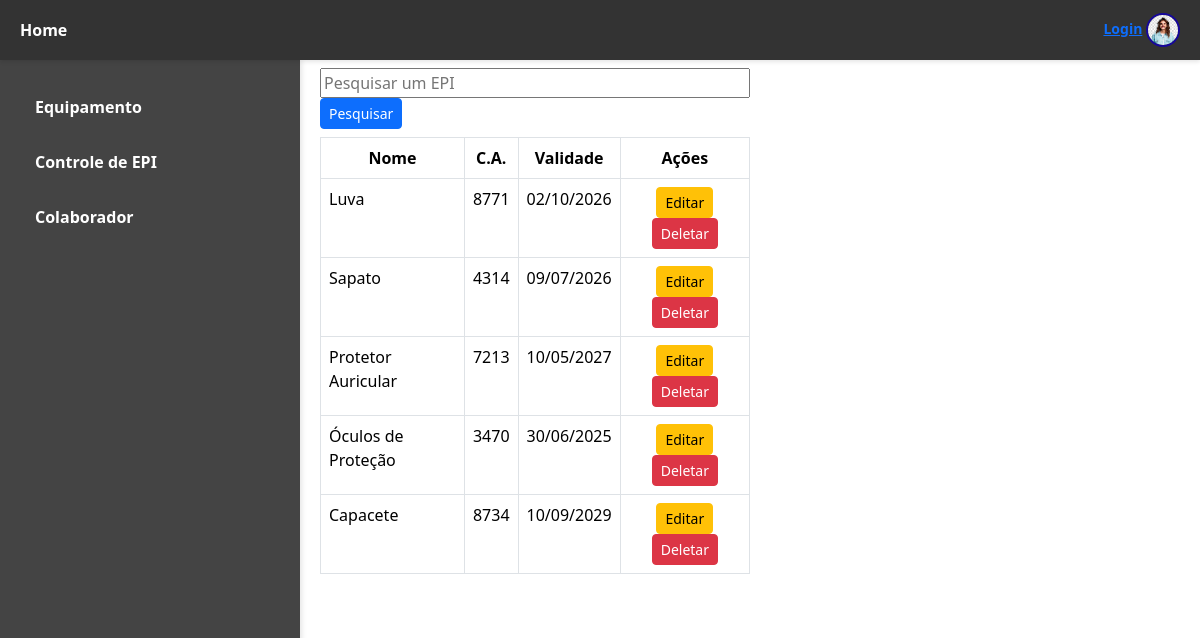
Page /atualizar/ on the earlier database version.
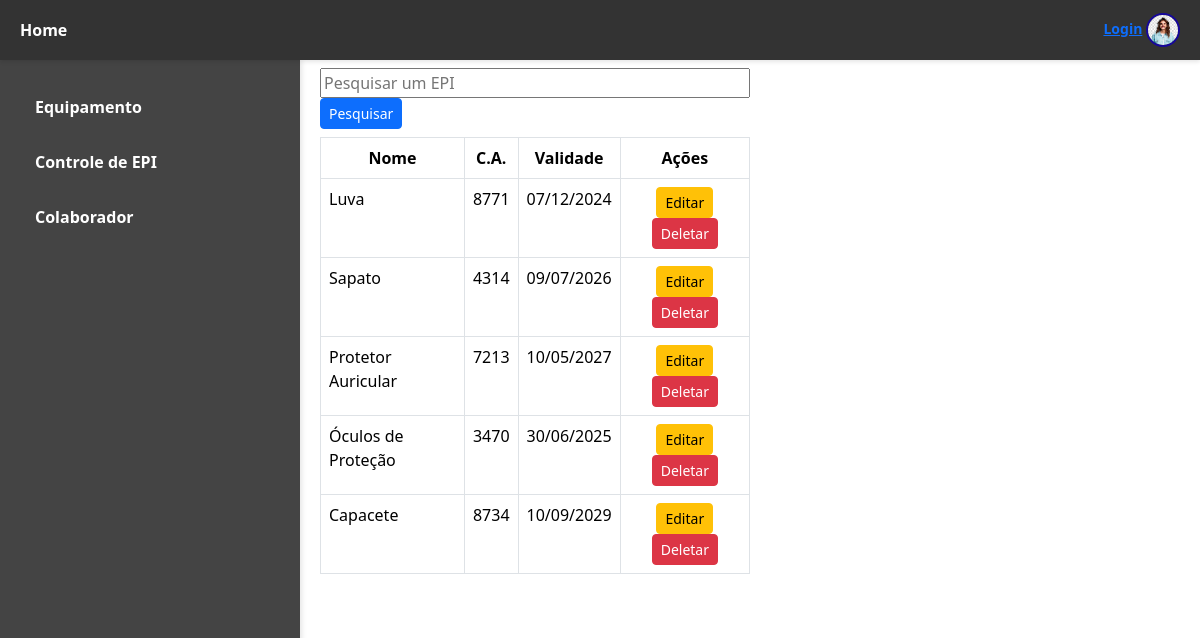
Same page on the later database version.
### epi/models.py (models this page shows, shortened)
class Equipamento(models.Model):
        nome = models.CharField(max_length=100)
        ca = models.IntegerField(max_length=100)
        validade = models.DateField()

### epi/views.py (the view, shortened to what this page needs)
# urls.py: path('atualizar/', views.atualizar_epi, name='atualizar_epi_tela'),
def atualizar_epi(request, id=0):
    if id == 0:
        if request.method == 'GET' and request.GET.get('nome_item'):
            nome_item = request.GET.get('nome_item')
            itens = Equipamento.objects.filter(nome__icontains=nome_item)
        else:
            itens = Equipamento.objects.all()
        return render(request, 'epi/globals/atualizar.html', {'itens': itens})

### epi/templates/epi/globals/atualizar.html (shortened to what this page needs)
{% extends "epi/index.html" %}
{% block content %}
<form class="form-group my-2" method="get" style="width: 50%;">
    <input type="text" name="nome_item" placeholder="Pesquisar um EPI" value="{{ request.GET.nome_item }}" style="width: 100%;">
    <button type="submit" class="btn btn-primary btn-sm">Pesquisar</button>
</form>
<div class="table-responsive">
    <table class="table table-bordered" style="width: 50%;">
        <thead>
            <tr>
                <th style="text-align: center">Nome</th>
                <th style="text-align: center">C.A.</th>
                <th style="text-align: center">Validade</th>
                <th style="text-align: center">Ações</th>
            </tr>
        </thead>
        <tbody>
            {% for item in itens %}
            <tr>
                <td>{{ item.nome }}</td>
                <td>{{ item.ca }}</td>
                <td>{{ item.validade|date:'d/m/Y' }}</td>
                <td style="text-align: center;">
                    <a href="{% url 'atualizar_epi' item.id %}" class="btn btn-warning btn-sm">Editar</a>
                    <a href="{% url 'excluir_epi' item.id %}" class="btn btn-danger btn-sm">Deletar</a>
                </td>
            </tr>
            {% endfor %}
        </tbody>
    </table>
</div>
{% endblock content %}

Differences in the rows shown:
changed Equipamento "Luva": validade "02/10/2026" → "07/12/2024"
